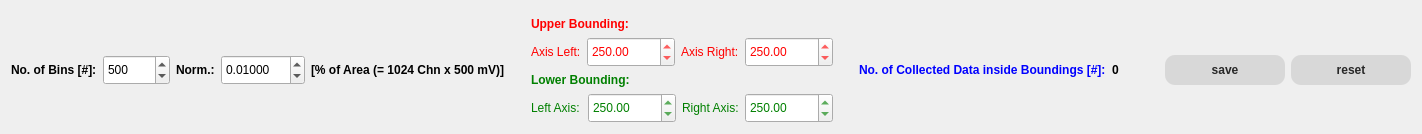
                  <widget class="QWidget" name="tab_36">
                   <attribute name="title">
                    <string>B</string>
                   </attribute>
                   <layout class="QVBoxLayout" name="verticalLayout_16">
                    <item>
                     <widget class="plot2DXWidget" name="widget_plotAreaFilterB_2" native="true"/>
                    </item>
                    <item>
                     <layout class="QHBoxLayout" name="horizontalLayout_41">
                      <item>
                       <widget class="QLabel" name="label_103">
                        <property name="font">
                         <font>
                          <weight>75</weight>
                          <bold>true</bold>
                         </font>
                        </property>
                        <property name="text">
                         <string>No. of Bins [#]:</string>
                        </property>
                       </widget>
                      </item>
                      <item>
                       <widget class="QSpinBox" name="spinBox_areaBinningCntB_2">
                        <property name="minimumSize">
                         <size>
                          <width>0</width>
                          <height>30</height>
                         </size>
                        </property>
                        <property name="minimum">
                         <number>2</number>
                        </property>
                        <property name="maximum">
                         <number>100000</number>
                        </property>
                        <property name="value">
                         <number>500</number>
                        </property>
                       </widget>
                      </item>
                      <item>
                       <widget class="QLabel" name="label_105">
                        <property name="font">
                         <font>
                          <weight>75</weight>
                          <bold>true</bold>
                         </font>
                        </property>
                        <property name="text">
                         <string>Norm.:</string>
                        </property>
                       </widget>
                      </item>
                      <item>
                       <widget class="QDoubleSpinBox" name="doubleSpinBox_areaBNorm_2">
                        <property name="minimumSize">
                         <size>
                          <width>0</width>
                          <height>30</height>
                         </size>
                        </property>
                        <property name="decimals">
                         <number>5</number>
                        </property>
                        <property name="minimum">
                         <double>0.000010000000000</double>
                        </property>
                        <property name="maximum">
                         <double>100.000000000000000</double>
                        </property>
                        <property name="singleStep">
                         <double>0.001000000000000</double>
                        </property>
                        <property name="value">
                         <double>0.010000000000000</double>
                        </property>
                       </widget>
                      </item>
                      <item>
                       <widget class="QLabel" name="label_106">
                        <property name="font">
                         <font>
                          <weight>75</weight>
                          <bold>true</bold>
                         </font>
                        </property>
                        <property name="text">
                         <string>[% of Area (= 1024 Chn x 500 mV)]</string>
                        </property>
                       </widget>
                      </item>
                      <item>
                       <spacer name="horizontalSpacer_48">
                        <property name="orientation">
                         <enum>Qt::Horizontal</enum>
                        </property>
                        <property name="sizeType">
                         <enum>QSizePolicy::Fixed</enum>
                        </property>
                        <property name="sizeHint" stdset="0">
                         <size>
                          <width>20</width>
                          <height>20</height>
                         </size>
                        </property>
                       </spacer>
                      </item>
                      <item>
                       <layout class="QVBoxLayout" name="verticalLayout_33">
                        <item>
                         <widget class="QLabel" name="label_107">
                          <property name="font">
                           <font>
                            <weight>75</weight>
                            <bold>true</bold>
                           </font>
                          </property>
                          <property name="styleSheet">
                           <string notr="true">color: red</string>
                          </property>
                          <property name="text">
                           <string>Upper Bounding:</string>
                          </property>
                         </widget>
                        </item>
                        <item>
                         <layout class="QHBoxLayout" name="horizontalLayout_42">
                          <item>
                           <widget class="QLabel" name="label_108">
                            <property name="styleSheet">
                             <string notr="true">color: red</string>
                            </property>
                            <property name="text">
                             <string>Axis Left:</string>
                            </property>
                           </widget>
                          </item>
                          <item>
                           <widget class="QDoubleSpinBox" name="doubleSpinBox_areaFilter_leftB_upper_2">
                            <property name="minimumSize">
                             <size>
                              <width>0</width>
                              <height>30</height>
                             </size>
                            </property>
                            <property name="styleSheet">
                             <string notr="true">color: red</string>
                            </property>
                            <property name="minimum">
                             <double>-100000000.000000000000000</double>
                            </property>
                            <property name="maximum">
                             <double>100000000.000000000000000</double>
                            </property>
                            <property name="singleStep">
                             <double>1.000000000000000</double>
                            </property>
                            <property name="value">
                             <double>250.000000000000000</double>
                            </property>
                           </widget>
                          </item>
                          <item>
                           <widget class="QLabel" name="label_109">
                            <property name="styleSheet">
                             <string notr="true">color: red</string>
                            </property>
                            <property name="text">
                             <string>Axis Right:</string>
                            </property>
                           </widget>
                          </item>
                          <item>
                           <widget class="QDoubleSpinBox" name="doubleSpinBox_areaFilter_rightB_upper_2">
                            <property name="minimumSize">
                             <size>
                              <width>0</width>
                              <height>30</height>
                             </size>
                            </property>
                            <property name="styleSheet">
                             <string notr="true">color: red</string>
                            </property>
                            <property name="minimum">
                             <double>-100000000.000000000000000</double>
                            </property>
                            <property name="maximum">
                             <double>100000000.000000000000000</double>
                            </property>
                            <property name="singleStep">
                             <double>1.000000000000000</double>
                            </property>
                            <property name="value">
                             <double>250.000000000000000</double>
                            </property>
                           </widget>
                          </item>
                         </layout>
                        </item>
                        <item>
                         <widget class="QLabel" name="label_110">
                          <property name="font">
                           <font>
                            <weight>75</weight>
                            <bold>true</bold>
                           </font>
                          </property>
                          <property name="styleSheet">
                           <string notr="true">color: green</string>
                          </property>
                          <property name="text">
                           <string>Lower Bounding:</string>
                          </property>
                         </widget>
                        </item>
                        <item>
                         <layout class="QHBoxLayout" name="horizontalLayout_43">
                          <item>
                           <widget class="QLabel" name="label_111">
                            <property name="styleSheet">
                             <string notr="true">color: green</string>
                            </property>
                            <property name="text">
                             <string>Left Axis:</string>
                            </property>
                           </widget>
                          </item>
                          <item>
                           <widget class="QDoubleSpinBox" name="doubleSpinBox_areaFilter_leftB_lower_2">
                            <property name="minimumSize">
                             <size>
                              <width>0</width>
                              <height>30</height>
                             </size>
                            </property>
                            <property name="styleSheet">
                             <string notr="true">color: green</string>
                            </property>
                            <property name="minimum">
                             <double>-100000000.000000000000000</double>
                            </property>
                            <property name="maximum">
                             <double>100000000.000000000000000</double>
                            </property>
                            <property name="singleStep">
                             <double>1.000000000000000</double>
                            </property>
                            <property name="value">
                             <double>250.000000000000000</double>
                            </property>
                           </widget>
                          </item>
                          <item>
                           <widget class="QLabel" name="label_112">
                            <property name="styleSheet">
                             <string notr="true">color: green</string>
                            </property>
                            <property name="text">
                             <string>Right Axis:</string>
                            </property>
                           </widget>
                          </item>
                          <item>
                           <widget class="QDoubleSpinBox" name="doubleSpinBox_areaFilter_rightB_lower_2">
                            <property name="minimumSize">
                             <size>
                              <width>0</width>
                              <height>30</height>
                             </size>
                            </property>
                            <property name="styleSheet">
                             <string notr="true">color: green</string>
                            </property>
                            <property name="minimum">
                             <double>-100000000.000000000000000</double>
                            </property>
                            <property name="maximum">
                             <double>100000000.000000000000000</double>
                            </property>
                            <property name="singleStep">
                             <double>1.000000000000000</double>
                            </property>
                            <property name="value">
                             <double>250.000000000000000</double>
                            </property>
                           </widget>
                          </item>
                         </layout>
                        </item>
                       </layout>
                      </item>
                      <item>
                       <spacer name="horizontalSpacer_50">
                        <property name="orientation">
                         <enum>Qt::Horizontal</enum>
                        </property>
                        <property name="sizeType">
                         <enum>QSizePolicy::Fixed</enum>
                        </property>
                        <property name="sizeHint" stdset="0">
                         <size>
                          <width>20</width>
                          <height>20</height>
                         </size>
                        </property>
                       </spacer>
                      </item>
                      <item>
                       <widget class="QLabel" name="label_140">
                        <property name="font">
                         <font>
                          <weight>75</weight>
                          <bold>true</bold>
                         </font>
                        </property>
                        <property name="styleSheet">
                         <string notr="true">color: blue
</string>
                        </property>
                        <property name="text">
                         <string>No. of Collected Data inside Boundings [#]:</string>
                        </property>
                       </widget>
                      </item>
                      <item>
                       <widget class="QLabel" name="label_areaCollectedCountsB">
                        <property name="font">
                         <font>
                          <weight>75</weight>
                          <bold>true</bold>
                         </font>
                        </property>
                        <property name="text">
                         <string>0</string>
                        </property>
                       </widget>
                      </item>
                      <item>
                       <spacer name="horizontalSpacer_32">
                        <property name="orientation">
                         <enum>Qt::Horizontal</enum>
                        </property>
                        <property name="sizeHint" stdset="0">
                         <size>
                          <width>40</width>
                          <height>20</height>
                         </size>
                        </property>
                       </spacer>
                      </item>
                      <item>
                       <widget class="QPushButton" name="pushButton_saveAreaCollectionB">
                        <property name="minimumSize">
                         <size>
                          <width>120</width>
                          <height>30</height>
                         </size>
                        </property>
                        <property name="font">
                         <font>
                          <weight>75</weight>
                          <bold>true</bold>
                         </font>
                        </property>
                        <property name="styleSheet">
                         <string notr="true">QPushButton {
border-style: flat;
background-color:  rgb(216,216,216); 
color: rgb(40,40,40);
border-radius: 10;
}

QPushButton:disabled {
border-style: flat;
background-color:  rgb(236,236,236); 
color: rgb(140,140,140);
border-radius: 10;
}

QPushButton:hover {
border-style: flat; 
background-color: rgb(160,160,160);
color: rgb(40,40,40);
border-radius: 5;
}

QPushButton:pressed {
border-style: flat; 
background-color: transparent;
color: rgb(40,40,40);
border-radius: 2;
border-color: black;
}</string>
                        </property>
                        <property name="text">
                         <string>save</string>
                        </property>
                       </widget>
                      </item>
                      <item>
                       <widget class="QPushButton" name="pushButton_resetAreaFilterB_2">
                        <property name="minimumSize">
                         <size>
                          <width>120</width>
                          <height>30</height>
                         </size>
                        </property>
                        <property name="font">
                         <font>
                          <weight>75</weight>
                          <bold>true</bold>
                         </font>
                        </property>
                        <property name="styleSheet">
                         <string notr="true">QPushButton {
border-style: flat;
background-color:  rgb(216,216,216); 
color: rgb(40,40,40);
border-radius: 10;
}

QPushButton:disabled {
border-style: flat;
background-color:  rgb(236,236,236); 
color: rgb(140,140,140);
border-radius: 10;
}

QPushButton:hover {
border-style: flat; 
background-color: rgb(160,160,160);
color: rgb(40,40,40);
border-radius: 5;
}

QPushButton:pressed {
border-style: flat; 
background-color: transparent;
color: rgb(40,40,40);
border-radius: 2;
border-color: black;
}</string>
                        </property>
                        <property name="text">
                         <string>reset</string>
                        </property>
                       </widget>
                      </item>
                     </layout>
                    </item>
                   </layout>
                  </widget>
